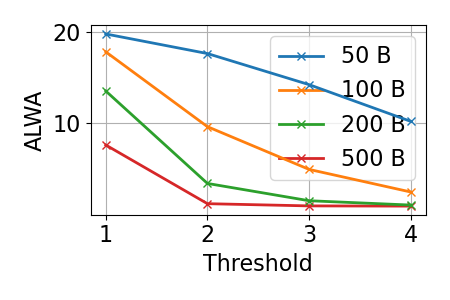

Reproduce this figure in Python.
#!/usr/bin/env python3

from scipy.stats import binom
import math
import argparse
from collections import defaultdict
from pathlib import Path

import matplotlib
import matplotlib.pyplot as plt

def objects_to_bin_model(log_items, num_sets, bin_size, threshold, max_x_returned, max_retries=0):
    assert(threshold >= 1)

    if log_items == 0:
        return bin_size

    avg_num_objects_in_log = log_items
    rv = binom(avg_num_objects_in_log, 1.0/num_sets)
    x = list(range(0, max_x_returned))
    pmf = rv.pmf(x)
    # print(sum([x * (i + threshold) for i, x in enumerate(pmf[threshold:])])/ (1 - sum(pmf[0:threshold])))
    # print(rv.expect())
    # print(threshold)
    # print(rv.expect(lb=threshold, conditional=True))

    # limit binomial distribution according to threshold
    p_below_threshold = min(sum(pmf[0:threshold]), 1)
    p = 1 - p_below_threshold
    print(threshold, ": ", p_below_threshold - pmf[0])
    # p_below_threshold = .60
    if threshold == 1:
        p_below_threshold = 0


    logging_cost = 1

    y = pmf[threshold:]/(1 - p_below_threshold)
    write_amp = logging_cost + bin_size*(1-p_below_threshold)/rv.expect(lb=threshold, conditional=True)
    return write_amp, (p) / (1 - pmf[0])

def main(filename):
    f = 1
    q = 500000000 * 2#* 4
    s = 463867188 #* 2
    w = 40
    # f = .92 # scale of items in log due fragmentation or inaccurate index
    # q = 500000000 / 2# items in log
    # s = 463867188  / 2# num sets
    # w = 20 #32 # items per set
    max_ret = 50 # how far into future to explore

    max_threshold = 5

    total_objs = q + s*w

    matplotlib.rcParams.update({'font.size': 16})

    fig, ax = plt.subplots(figsize=(4.5, 3))

    probs = defaultdict(list)

    for i, obj_size in enumerate([50, 100, 200, 500]):
        was = []
        print(f'\nObj Size: {obj_size}')
        print("log per", (2*q)/(2*q + s*w))
        # for log_size in [1/5 * q, 2/5 * q, q, 2*q, 4*q]:
        for thres in range(1,max_threshold):
        #for log_size in [67647, 207125, 352477, 744117]:
            #print(f'Log Size {log_size_mb} MB, {bytes_log_size/ssd_size * 100}%')
            if thres * obj_size > 4096:
                continue
            write_amp, admission_prob = objects_to_bin_model(q / (obj_size / 100), s, 4096 / obj_size, thres, max_ret)
            was.append(write_amp)
            probs[obj_size].append(100 * admission_prob)
            print('\tWrite Amp: ', write_amp)
        # ax.plot([1, 2, 5, 10, 20], was, linewidth=2, label=f'{obj_size} B', marker='x', zorder=20-i)
        ax.plot(range(1, len(was) + 1), was, linewidth=2, label=f'{obj_size} B', marker='x', zorder=20-i)

    plt.grid()
    plt.legend()
    plt.xlabel('Threshold')
    plt.ylabel('ALWA')
    plt.tight_layout()
    plt.savefig(filename)
    print(f'Saved to {filename}')

    filename = Path(filename).parent / 'admission-perc.pdf'
    fig, ax = plt.subplots(figsize=(4.5, 3))

    for obj_size, prob_list in probs.items():
        print(f'\t{obj_size}: {prob_list}')
        # ax.plot([1, 2, 5, 10, 20], prob_list, linewidth=2, label=f'{obj_size} B', marker='x', zorder=20)
        ax.plot(range(1, len(was) + 1), prob_list, linewidth=2, label=f'{obj_size} B', marker='x', zorder=20)

    plt.grid()
    # plt.legend()
    plt.xlabel('Threshold')
    plt.ylabel('% Admitted')
    plt.tight_layout()
    plt.savefig(str(filename))
    print(f'Saved to {filename}')

if __name__ == '__main__':
    parser = argparse.ArgumentParser()
    parser.add_argument('save_filename')
    args = parser.parse_args()
    main(args.save_filename) # 图5
